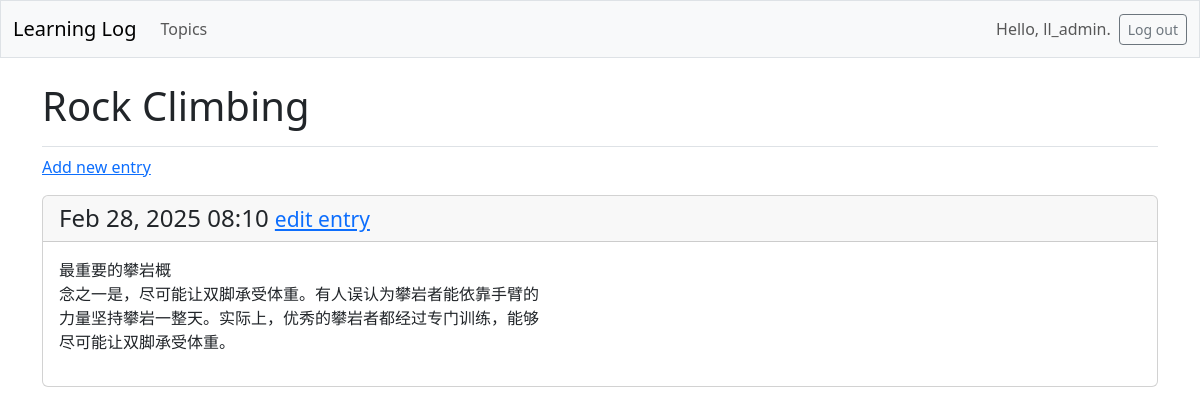
Page /topics/2/ (signed in) on the earlier database version.
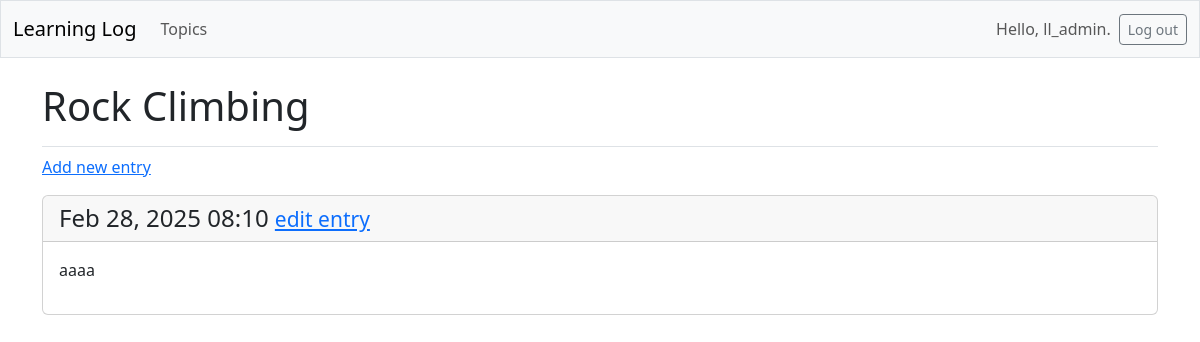
Same page on the later database version.
### learning_logs/models.py (models this page shows, shortened)
class Entry(models.Model):
    topic = models.ForeignKey(Topic, on_delete=models.CASCADE)
    text = models.TextField()
    date_added = models.DateTimeField(auto_now_add=True)
    class Meta:
        verbose_name_plural = 'entries'

### learning_logs/views.py (the view)
# urls.py: path('topics/<int:topic_id>/', views.topic, name='topic'),
@login_required
def topic(request, topic_id):
    topic = Topic.objects.get(id=topic_id)
    if topic.owner != request.user:
        raise Http404
    entries = topic.entry_set.order_by('-date_added')
    context = {'topic': topic, 'entries': entries}
    return render(request, 'learning_logs/topic.html', context)

### learning_logs/templates/learning_logs/topic.html
{% extends 'learning_logs/base.html' %}
{% block page_header %}
  <h1>{{ topic.text }}</h1>
{% endblock page_header %}
{% block content %}
  <p>
    <a href="{% url 'learning_logs:new_entry' topic.id %}">Add new entry</a>
  </p>
  {% for entry in entries %}
    <div class="card mb-3">
      <h4 class="card-header">
        {{ entry.date_added|date:'M d, Y H:i' }}
        <small><a href="{% url 'learning_logs:edit_entry' entry.id %}">
          edit entry</a></small>
      </h4>
      <div class="card-body">{{ entry.text|linebreaks }}</div>
    </div>
  {% empty %}
    <p>There are no entries for this topic yet.</p>
  {% endfor %}
{% endblock content %}

Differences in the rows shown:
changed Entry: text "最重要的攀岩概 念之⼀是，尽可能让双脚承受体重。有⼈误认为攀岩者能依靠⼿臂的 ⼒量坚持攀岩⼀整天。实际上，优秀的攀岩者都经过专门训练，能够 尽可能让双脚承受体重。" → "aaaa"
